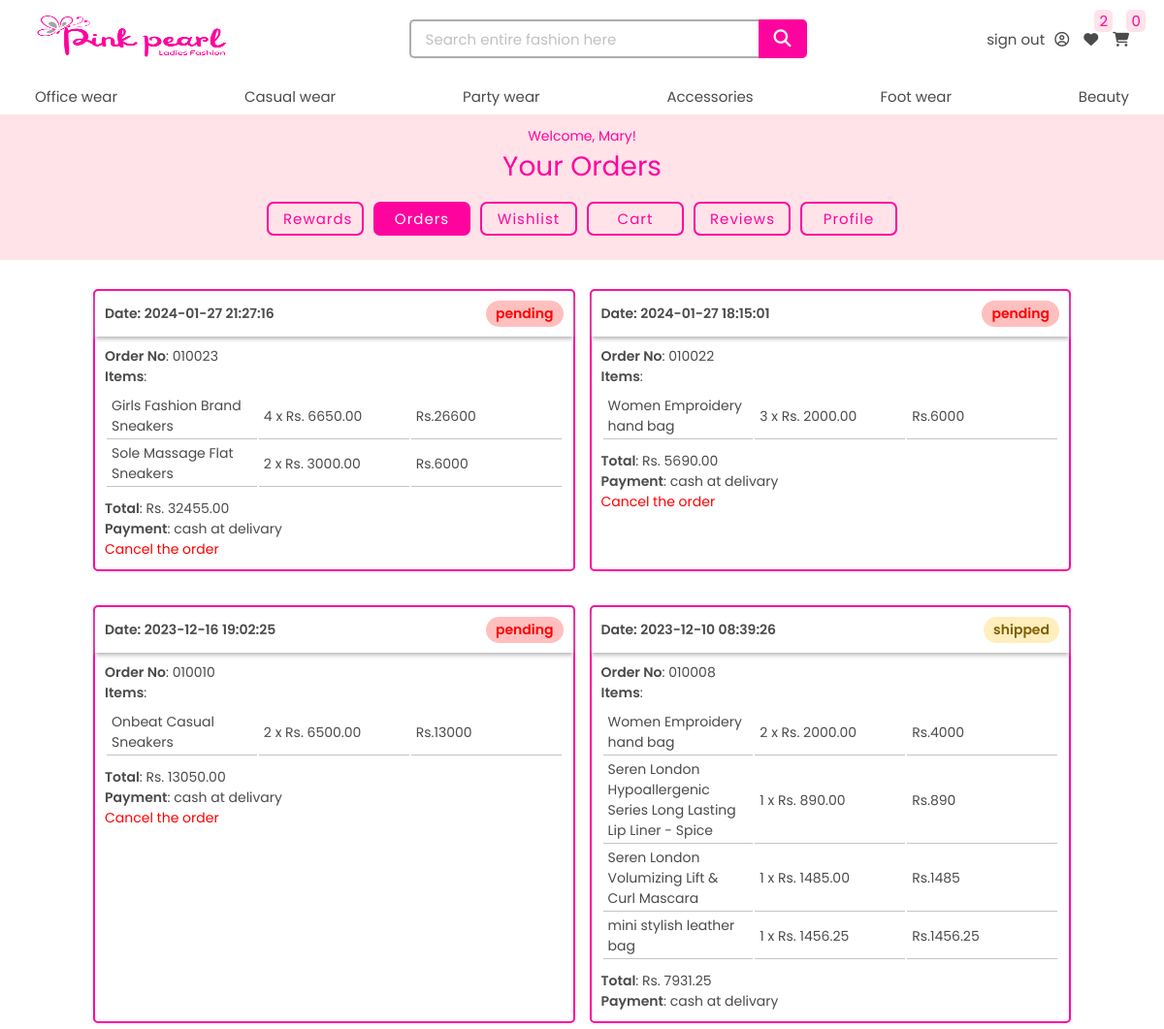
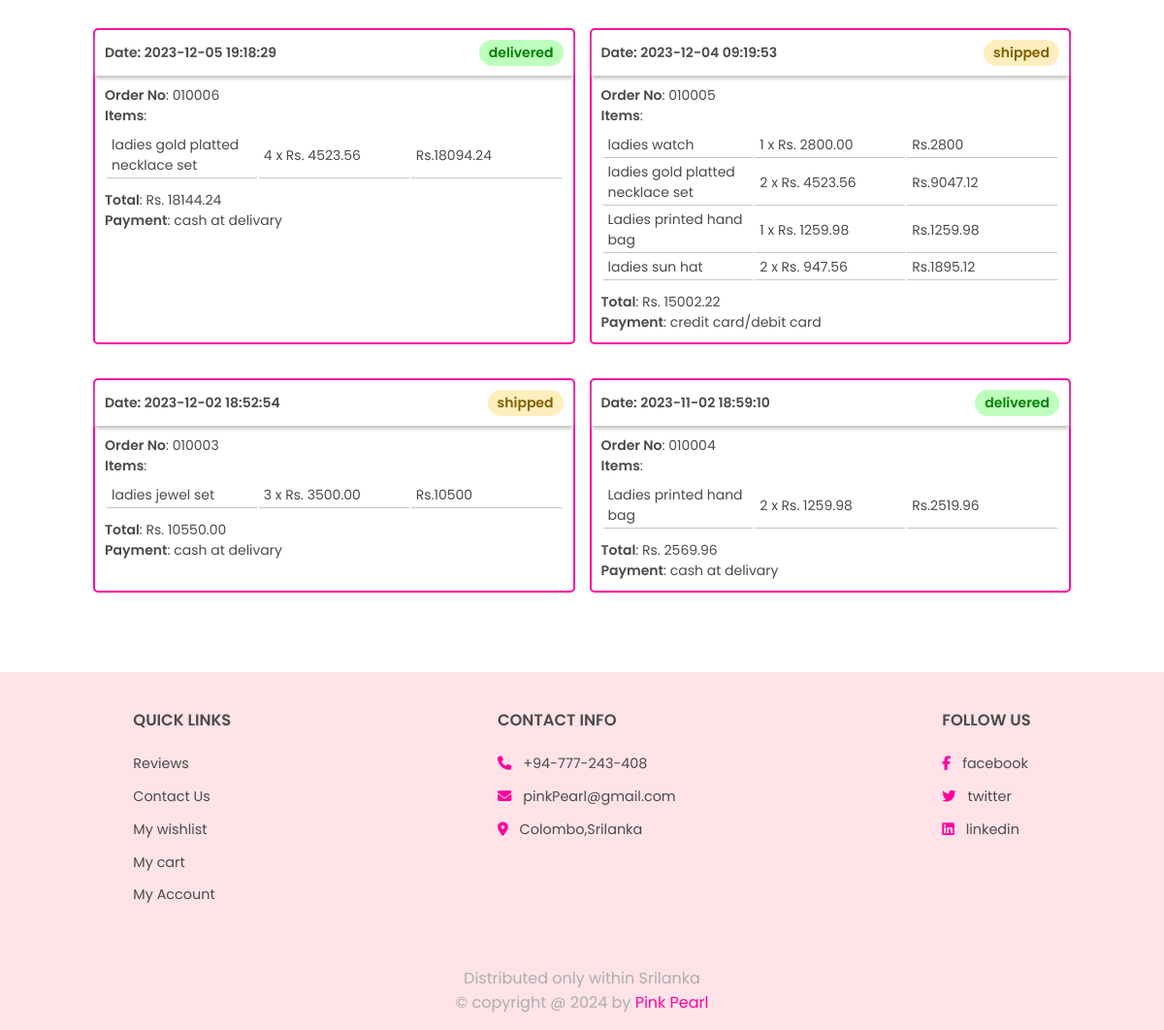
Page /myaccount/orders.php (signed in) on the committed database (2 pictures, top to bottom).
### tables this page shows
CREATE TABLE `main_category` (
  `main_category_id` int(11) NOT NULL,
  `category_name` varchar(255) NOT NULL,
  `description` varchar(100) NOT NULL,
  `image_url` varchar(255) NOT NULL
);

CREATE TABLE `users` (
  `user_id` int(11) NOT NULL,
  `username` varchar(50) NOT NULL,
  `first_name` varchar(100) NOT NULL,
  `last_name` varchar(100) NOT NULL,
  `phone` varchar(15) NOT NULL,
  `address_line1` text NOT NULL,
  `address_line2` text NOT NULL,
  `email` varchar(100) NOT NULL,
  `password` char(255) NOT NULL,
  `reg_date` date NOT NULL DEFAULT current_timestamp(),
  `user_type` varchar(50) NOT NULL,
  `current_point_balance` int(11) NOT NULL
);

CREATE TABLE `placed_order` (
  `order_id` int(11) NOT NULL,
  `user_id` int(11) NOT NULL,
  `date` datetime NOT NULL DEFAULT current_timestamp(),
  `total_amount` float(10,2) NOT NULL,
  `payment_method` varchar(150) NOT NULL,
  `points_earned` int(11) NOT NULL,
  `points_redeemed` int(11) NOT NULL,
  `status` varchar(50) NOT NULL DEFAULT 'pending'
);

CREATE TABLE `order_items` (
  `order_item_id` int(11) NOT NULL,
  `order_id` int(11) NOT NULL,
  `product_id` int(11) NOT NULL,
  `quantity` int(11) NOT NULL,
  `size_id` int(11) NOT NULL,
  `color_id` int(11) NOT NULL,
  `amount` float(10,2) NOT NULL
);

CREATE TABLE `products` (
  `product_id` int(11) NOT NULL,
  `product_name` varchar(250) NOT NULL,
  `price` float(10,2) NOT NULL,
  `description` varchar(255) NOT NULL,
  `image_url` text NOT NULL,
  `reg_date` date NOT NULL DEFAULT current_timestamp()
);

### myaccount/orders.php (the view, shortened to what this page needs)
<?php
    include('../main-header/header.php');
    include('../database/dbconnection.php');
    $ordersSql = "select * from placed_order where user_id=" . $_SESSION['user_id'] . " order by date desc";
    $result = mysqli_query($connection, $ordersSql);
?>
<!DOCTYPE html>
<html lang="en">
<head>
    <link rel="stylesheet" href="style.css">
    <link rel="stylesheet" href="../shop/style.css">
</head>
<body>
    <div class="myaccount">
        <div class="header">
            <p>Welcome, <?php echo getUserName($connection); ?>!</p>
            <h1>Your Orders</h1>
            <div class="options">
                <span><a href="rewards.php">Rewards</a></span>
                <span><a href="orders.php" class="active">Orders</a></span>
                <span><a href="wishlist.php">Wishlist</a></span>
                <span><a href="cart.php">Cart</a></span>
                <span><a href="review.php">Reviews</a></span>
                <span><a href="profile.php">Profile</a></span>
            </div>
        </div>
        <div class="content">
            <?php
                if (mysqli_num_rows($result) > 0) {
                echo "<ul>";
                while($row1 = mysqli_fetch_assoc($result)) {
                    echo "<li>
                    <div class='head'><span class='date'>Date: ". $row1['date'] . "</span>";
            ?>
            <?php
                    if ($row1['status'] == 'pending' || $row1['status'] == 'Cancelled')  {
                        echo "<span class='status pending'>" . $row1['status'] . "</span>";
                    }
                    else if ($row1['status'] == 'shipped') {
                        echo "<span class='status shipped'>" . $row1['status'] . "</span>";
                    }
                    else if ($row1['status'] == 'delivered') {
                        echo "<span class='status delivered'>" . $row1['status'] . "</span>";
                    }
                    echo "</div>
                    <div class='content'>
                        <span>Order No</span>: " . str_pad($row1['order_id'], 6, "0", STR_PAD_LEFT) .  " <br>
                        <span>Items</span>: <br>
                        <table>";
            ?>
            <?php
                         $orderItemSql = "select * from order_items where order_id = " . $row1['order_id'];
                         $result2 = mysqli_query($connection, $orderItemSql);
                         while($row2 = mysqli_fetch_assoc($result2)) {
                            $productSql =  "select * from products where product_id = " . $row2['product_id'];
                            $result3 = mysqli_query($connection, $productSql);
                            $row3 = mysqli_fetch_assoc($result3);
                            $price = $row2['quantity'] * $row3['price'];
                            echo "<tr><td>" . $row3['product_name'] . "</td> <td>" . $row2['quantity'] . " x Rs. " . $row3['price'] . "</td> <td>Rs." . $price . "</td></tr>";
                         }
                    ?>
            <?php
                        echo "</table>
                        <span>Total</span>: Rs. " . $row1['total_amount'] .  "<br>
                        <span>Payment</span>: " . $row1['payment_method'];
                        if ($row1['status'] == 'pending')  {
                            echo "<br><span style='margin-top:5px;'>
                                        <a href='orders.php?cancelorder=" . $row1['order_id'] . "' style='color:red;' onclick='return confirm(\"Are you sure? Do you want to cancel this order?\")'>
                                            Cancel the order</a>
                                      </span>";
                        }
                        echo "</div></li>";
                }
            ?>
            </ul>
            <?php
                }
            ?>
        </div>
    </div>
    <?php include('../shop/footer.php') ?>
</body>
</html>
<?php
    function getUserName($connection) {
        $query = 'select username from users where user_id = ' . $_SESSION['user_id'];
        $result = mysqli_query($connection, $query);
        $name = mysqli_fetch_assoc($result)['username'];
        return $name;
    }
?>

### main-header/header.php (shortened to what this page needs)
<?php
    include('../database/dbconnection.php');
    $no_of_wishlist_items = 0;
    $no_of_cart_items = 0;
    if (isset($_SESSION['isLogged']) && $_SESSION['isLogged']) {
        $no_of_wishlist_items = getNoOfWishlistItems($connection, $_SESSION['user_id']);
        $no_of_cart_items = getNoOfCartItems($connection, $_SESSION['user_id']);
    }
    $main_category_res = mysqli_query($connection, "SELECT * FROM main_category")
                    or die('Category query failed');
    $main_categories = mysqli_fetch_all($main_category_res, MYSQLI_ASSOC);
?>
<!DOCTYPE html>
<html lang="en">
<head>
    <link rel="stylesheet" href="../index.css">
    <link rel="stylesheet" href="../../Ladies-fashion-full-stack-website//main-header//header.css">
</head>
<body>
    <header>
        <div class="top-header">
            <div class="logo"><a href="../shop/index.php"><img src="../uploadedImages/logo.png" alt="Pink-pearl-logo"></a></div>
            <form class="search laptop-setup " action="../main-header/header.php" method='post'>
                <input type="text" placeholder="Search entire fashion here" name='search-word'><button type="submit" name="search"><i class="fa fa-search" aria-hidden="true"></i></button>
            </form>
            <div class="top-header-right">
                <?php
                    if (isset($_SESSION['isLogged']) && $_SESSION['isLogged']) {
                        echo "<span class='user laptop-setup'>" .
                                 "<a href='../account/logout.php'>sign out</a><a href='../myaccount/rewards.php'><i class='fa fa-user-circle-o' aria-hidden='true'></i></a>" .
                             "</span>";
                    }
                    else {
                        echo "<span class='laptop-setup'><a href='../account/login.php'>Sign in  </a> / <a href='../account/register.php'>Sign up</a></span>";
                    }
                ?>
                <span><a href="../myaccount/wishlist.php"><i class="fa fa-heart" aria-hidden="true"></i></a><span><?php echo $no_of_wishlist_items; ?></span></span>
                <span><a href="../myaccount/cart.php"><i class="fa fa-shopping-cart" aria-hidden="true"></i></a><span><?php echo $no_of_cart_items; ?></span></span>
            </div>
        </div>
        <div class="bottom-header">
            <ul>
                <?php
                    foreach ($main_categories as $main) {
                        echo "<li><a href='../fashion/fashion.php?main=" . $main['main_category_id'] . "'>" . $main['category_name'] . "</a> </li>";
                    }
                ?>
            </ul>
        </div>
    </header>
</body>
</html>
<?php
    function getNoOfWishlistItems($connection, $id) {
        $sql = "select * from wishlist where user_id=" . $id ;
        $result = mysqli_query($connection, $sql);
        $noOfItems = mysqli_num_rows($result);
        return $noOfItems;
    }
    function getNoOfCartItems($connection, $id) {
        $sql = "select sum(quantity) as sum from shopping_cart where user_id=" . $id ;
        $result = mysqli_query($connection, $sql);
        $noOfItems = mysqli_fetch_assoc($result)['sum'];
        return 0;
    }
?>

### index.css (style rules this page uses)
* { margin: 0;padding: 0; box-sizing: border-box; font-family: 'Poppins', sans-serif; font-weight: 400; text-decoration: none; list-style-type: none; color: var(--black); outline: none; }
:root { --white: white; --black: rgb(75, 75, 75); --grey: rgb(173, 173, 173); --lightpink: rgb(255, 227, 232); --pink: #FF039E; }
button, .button { padding: 10px 25px; background-color: var(--pink); font-size: 20px; border: none; color: var(--white); cursor: pointer; transition: 0.3s; border-radius: 3px; display: flex; align-items: center; justify-content: center; gap: 10px; }
button i { color: var(--white); }

### main-header/header.css (style rules this page uses)
header { height: 15vh; position: fixed; width: 100%; z-index: 1000; }
.top-header { height: 10vh; padding: 1% 8%; display: flex; align-items: center; justify-content: space-between; background-color: var(--white); }
.top-header .logo img { width: 200px; height: 47px; }
.top-header .search { width: 400px; height: 100%; display: flex; align-items: center; justify-content: center; }
.top-header .search input { padding: 8px 50px 8px 15px; width: 360px; height: 40px; border-radius: 5px 0 0 5px; border: 2px solid var(--grey); border-right: none; font-size: 15px; }
.top-header .search button { height: 40px; width: 40px; display: flex; align-items: center; justify-content: center; border-radius: 0 5px 5px 0; font-size: 18px; color: var(--white); }
.top-header .top-header-right { height: 100%; display: flex; align-items: center; gap: 15px; }
.top-header .top-header-right > span { position: relative; }
.top-header .top-header-right span span { color: var(--pink); background-color: var(--lightpink); position: absolute; top: -80%; padding: 0px 5px; right: -100%; font-size: 15px; border-radius: 5px; }
.top-header .top-header-right .user i { margin-left: 10px; }
.bottom-header { height: 5vh; padding: 0 8%; background-color: var(--white); border-bottom: 2px solid var(--lightpink); }
.bottom-header ul { height: 100%; display: flex; align-items: center; justify-content: space-between; width: 100%; }
header a { font-size: 15px; }
header a, header i { transition: 0.3s; cursor: pointer; }
@media all and (max-width:1200px) { .top-header, .bottom-header { padding: 1% 3%; } }

### myaccount/style.css (style rules this page uses)
.myaccount { min-height: 100vh; width: 100%; padding: 15vh 0 20px; display: flex; align-items: center; justify-content: flex-start; flex-direction: column; }
button { font-size: 16px; }
.myaccount .header { background-color: var(--lightpink); width: 100%; padding: 10px 0; display: flex; align-items: center; justify-content: center; flex-direction: column; }
.myaccount .content { width: 100%; padding: 20px 8%; }
.myaccount .header h1, .myaccount .header p { width:100%; text-align: center; color: var(--pink); }
.myaccount .options { width: 100%; padding: 10px; font-size: 15px; margin: 5px 0; display: flex; justify-content: center;gap: 10px; }
.myaccount .options span a { display: inline-block; padding: 4px 15px; transition: 0.3s; width:100px; text-align: center; background-color: transparent; border: 2px solid var(--pink); color: var(--pink);border-radius: 7px;letter-spacing: 1px; }
.myaccount .options span a.active { background-color: var(--pink); color: var(--white); }
.myaccount ul { width: 100%; max-width: 100%; display: grid; grid-template-columns: repeat(auto-fit, minmax(350px, 0.5fr)); grid-gap: 15px; }
.myaccount ul li { flex: 1 1 400px; border: 2px solid var(--pink); border-radius: 5px; margin: 10px 0; cursor: pointer; transition: 0.3s; }
.myaccount ul li .head { background-color: var(--white); box-shadow: 0 2px 5px var(--grey); border-radius: 5px 5px 0 0; display: flex; align-items: center; gap: 10px; padding: 10px; }
.myaccount ul li .head .date { flex: 1; }
.myaccount ul li .head .delivered { padding: 3px 10px; border-radius: 25px; background-color: rgb(190, 255, 190); color: green; }
.myaccount ul li .head .pending { padding: 3px 10px; border-radius: 25px; background-color: rgb(255, 191, 191); color: red; }
.myaccount ul li .head .shipped { padding: 3px 10px; border-radius: 25px; background-color: rgb(255, 238, 190); color: rgb(128, 96, 0); }
.myaccount ul li .content { padding: 10px; }
.myaccount ul li span { font-weight: 600; }
.myaccount ul li table, .checkout-wrapper .summary-wrapper .summary-box table { border: none; width: 100%; margin: 5px 0 10px; }
.myaccount ul li table td, .checkout-wrapper .summary-wrapper .summary-box table td { width: 33%; padding: 2px 5px; border-bottom: 1px solid rgb(197, 197, 197); }
input::placeholder { color: rgb(193, 193, 193); }

### rows in the picture
main_category: category_name "Office wear"
main_category: category_name "Casual wear"
main_category: category_name "Party wear"
main_category: category_name "Accessories"
main_category: category_name "Foot wear"
main_category: category_name "Beauty"
users: username "Mary"
placed_order: date "2024-01-27 21:27:16", status "pending", order_id "010023", total_amount "32455.00", payment_method "cash at delivary"
order_items: product.product_name "Girls Fashion Brand Sneakers", quantity "4", product.price "6650.00", quantity.price "26600"
order_items: product.product_name "Sole Massage Flat Sneakers", quantity "2", product.price "3000.00", quantity.price "6000"
placed_order: date "2024-01-27 18:15:01", status "pending", order_id "010022", total_amount "5690.00", payment_method "cash at delivary"
order_items: product.product_name "Women Emproidery hand bag", quantity "3", product.price "2000.00", quantity.price "6000"
placed_order: date "2023-12-16 19:02:25", status "pending", order_id "010010", total_amount "13050.00", payment_method "cash at delivary"
order_items: product.product_name "Onbeat Casual Sneakers", quantity "2", product.price "6500.00", quantity.price "13000"
placed_order: date "2023-12-10 08:39:26", status "shipped", order_id "010008", total_amount "7931.25", payment_method "cash at delivary"
order_items: product.product_name "Women Emproidery hand bag", quantity "2", product.price "2000.00", quantity.price "4000"
order_items: product.product_name "Seren London Hypoallergenic Series Long Lasting Lip Liner - Spice", quantity "1", product.price "890.00", quantity.price "890"
order_items: product.product_name "Seren London Volumizing Lift & Curl Mascara", quantity "1", product.price "1485.00", quantity.price "1485"
order_items: product.product_name "mini stylish leather bag", quantity "1", product.price "1456.25", quantity.price "1456.25"
placed_order: date "2023-12-05 19:18:29", status "delivered", order_id "010006", total_amount "18144.24", payment_method "cash at delivary"
order_items: product.product_name "ladies gold platted necklace set", quantity "4", product.price "4523.56", quantity.price "18094.24"
placed_order: date "2023-12-04 09:19:53", status "shipped", order_id "010005", total_amount "15002.22", payment_method "credit card/debit card"
order_items: product.product_name "ladies watch", quantity "1", product.price "2800.00", quantity.price "2800"
order_items: product.product_name "ladies gold platted necklace set", quantity "2", product.price "4523.56", quantity.price "9047.12"
order_items: product.product_name "Ladies printed hand bag", quantity "1", product.price "1259.98", quantity.price "1259.98"
order_items: product.product_name "ladies sun hat", quantity "2", product.price "947.56", quantity.price "1895.12"
placed_order: date "2023-12-02 18:52:54", status "shipped", order_id "010003", total_amount "10550.00", payment_method "cash at delivary"
order_items: product.product_name "ladies jewel set", quantity "3", product.price "3500.00", quantity.price "10500"
placed_order: date "2023-11-02 18:59:10", status "delivered", order_id "010004", total_amount "2569.96", payment_method "cash at delivary"
order_items: product.product_name "Ladies printed hand bag", quantity "2", product.price "1259.98", quantity.price "2519.96"

### other values in the picture
$no_of_wishlist_items "2"
$no_of_cart_items "0"
